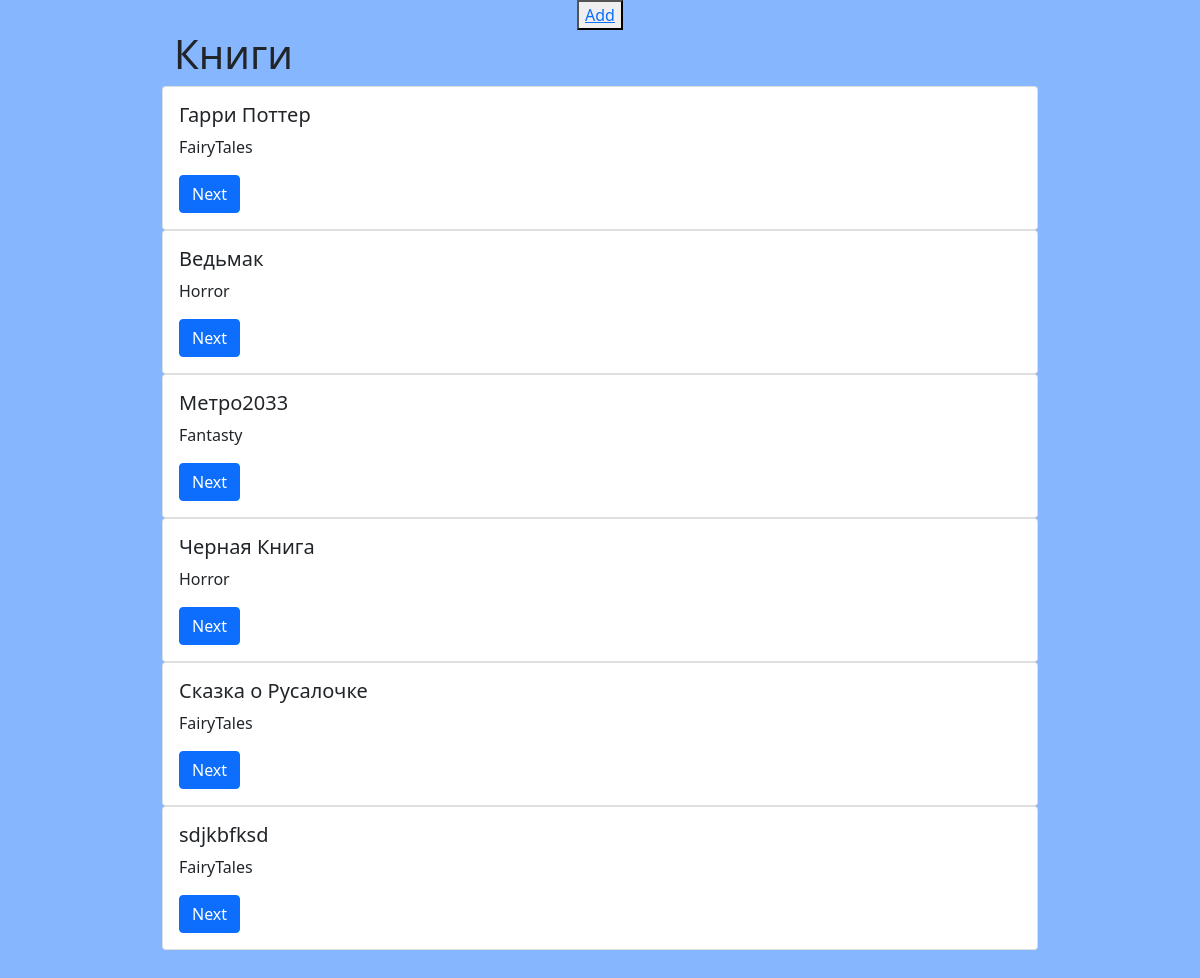
The app's page /books_lib/, older data.
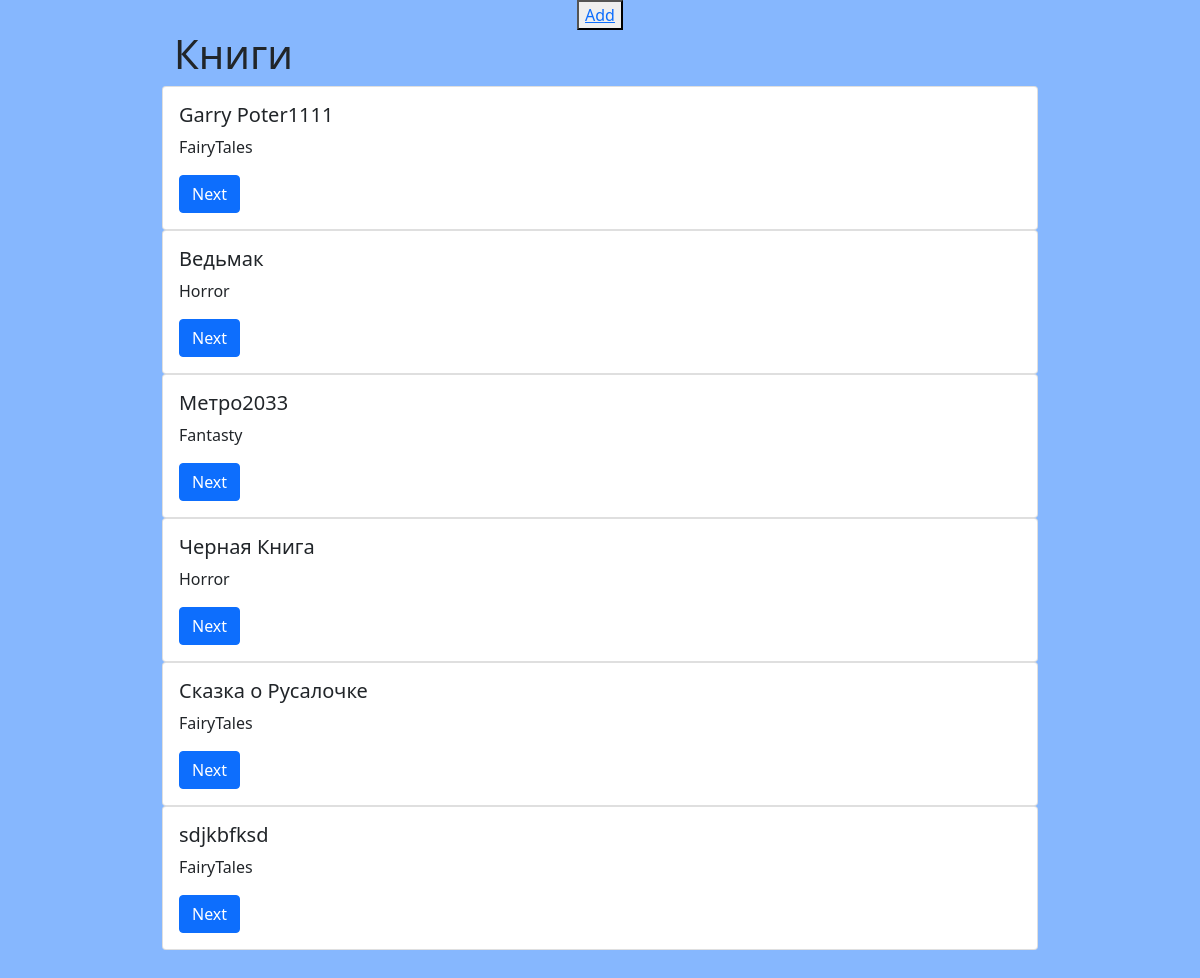
The same page, newer data.
### library/models.py (models this page shows)
class BookCategory(models.Model):
    GENRE_CHOISE = (
        ('Detective', 'Detective'),
        ('Fantasty', 'Fantasty'),
        ('Horror', 'Horror'),
        ('Dramma', 'Dramma'),
        ('FairyTales', 'FairyTales')
    )
    title = models.CharField(max_length=100)
    descrip = models.TextField()
    image = models.ImageField(upload_to='')
    tom = models.IntegerField()
    genre = models.CharField(choices=GENRE_CHOISE, max_length=100)
    date_write = models.DateField(auto_now_add=True)

### library/views.py (the view)
# urls.py: path('books_lib/', views.shows_book_all, name ='book_lib_all'),
def shows_book_all(request):
    shows = models.BookCategory.objects.all()
    return render(request, 'category_book.html', {'shows': shows})

### templates/category_book.html (shortened to what this page needs)
<!DOCTYPE html>
{% load static %}
<html lang="en">
<head>
    <link rel="stylesheet" href="{% static 'css/bootstrap.css/' %}" />
</head>
<body>
<center><button type="button"><a href="/add-books/">Add</a></button></center>
<div class="container c_v">
    <h1 class="container">Книги</h1>
        {% for i in shows %}
            <div class="card">
  <div class="card-body">
    <h5 class="card-title">{{ i.title }}</h5>
    <p class="card-text">{{ i.genre }}</p>
    <a href="/book_lib/{{ i.id }}/" class="btn btn-primary">Next</a>
  </div>
</div>
        {% endfor %}
</div>
</body>
</html>

Row changes from the older to the newer data that the page shows:
changed BookCategory: title "Гарри Поттер" → "Garry Poter1111"
